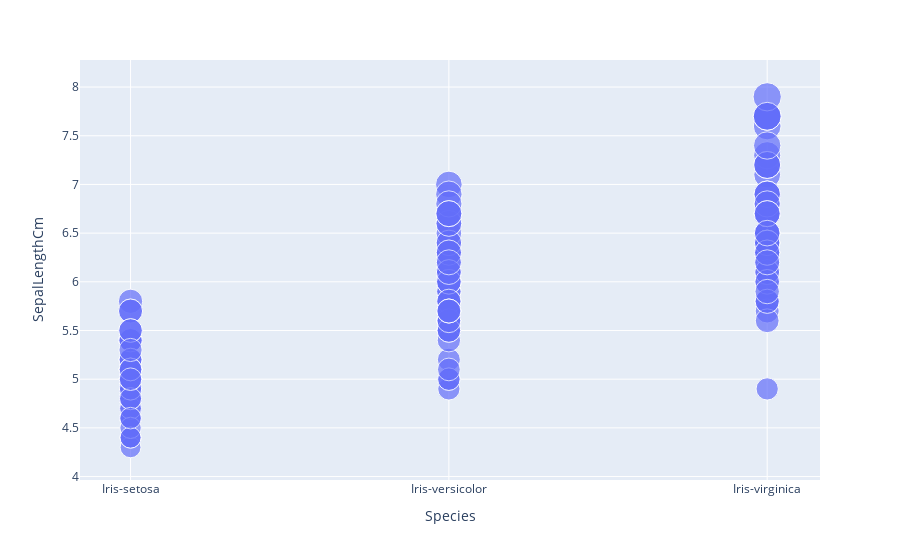

Notebook code for this chart:
### Code cell
px.scatter(iris,x='Species',y='SepalLengthCm',size='SepalLengthCm')

### Figure 1 — Plotly figure (JSON) as saved in the notebook; plotly's stock layout.template omitted (floating-point values rounded to 4 significant figures; data arrays with more than 128 entries replaced by an {"elided": "..."} marker saying what was removed)
{"data": [{"hovertemplate": "Species=%{x}<br>SepalLengthCm=%{marker.size}<extra></extra>", "legendgroup": "", "marker": {"color": "#636efa", "size": {"elided": "150 float values"}, "sizemode": "area", "sizeref": 0.01975, "symbol": "circle"}, "mode": "markers", "name": "", "orientation": "v", "showlegend": false, "type": "scatter", "x": {"elided": "150 str values"}, "xaxis": "x", "y": {"elided": "150 float values"}, "yaxis": "y"}], "layout": {"legend": {"itemsizing": "constant", "tracegroupgap": 0}, "margin": {"t": 60}, "xaxis": {"anchor": "y", "domain": [0, 1], "title": {"text": "Species"}}, "yaxis": {"anchor": "x", "domain": [0, 1], "title": {"text": "SepalLengthCm"}}}}
